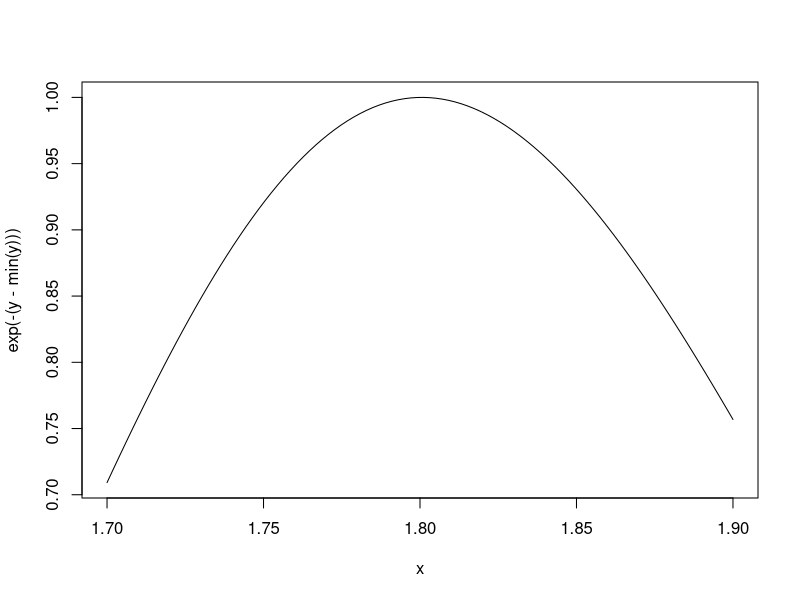

Here is the R script that generated this plot:
make.power <- function(n) {
  z <- 25
  pow <- function(x) {
    cat("z = ", z, "\n") # "\n" is newline
    cat("n = ", n, "\n")
    x^n
  }
  pow
}

square <- make.power(2)
square(4)


make.NegLogLik <- function(data, fixed = c(FALSE, FALSE)) {
   params <- fixed
   function(p) {
     params[!fixed] <- p
     mu <- params[1]
    sigma <- params[2]
    
       ## Calculate the Normal density
       a <- -0.5*length(data)*log(2*pi*sigma^2)
       b <- -0.5*sum((data-mu)^2) / (sigma^2)
       -(a + b)
       }
   }


set.seed(1)
normals <- rnorm(100, 1, 2)
nLL <- make.NegLogLik(normals)
nLL


ls(environment(nLL))
optim(c(mu = 0, sigma = 1), nLL)$par


nLL <- make.NegLogLik(normals, c(FALSE, 2))
optimize(nLL, c(-1, 3))$minimum


nLL <- make.NegLogLik(normals, c(1, FALSE))
x <- seq(1.7, 1.9, len = 100)

   ## Evaluate 'nLL()' at every point in 'x'
   y <- sapply(x, nLL)
plot(x, exp(-(y - min(y))), type = "l")



